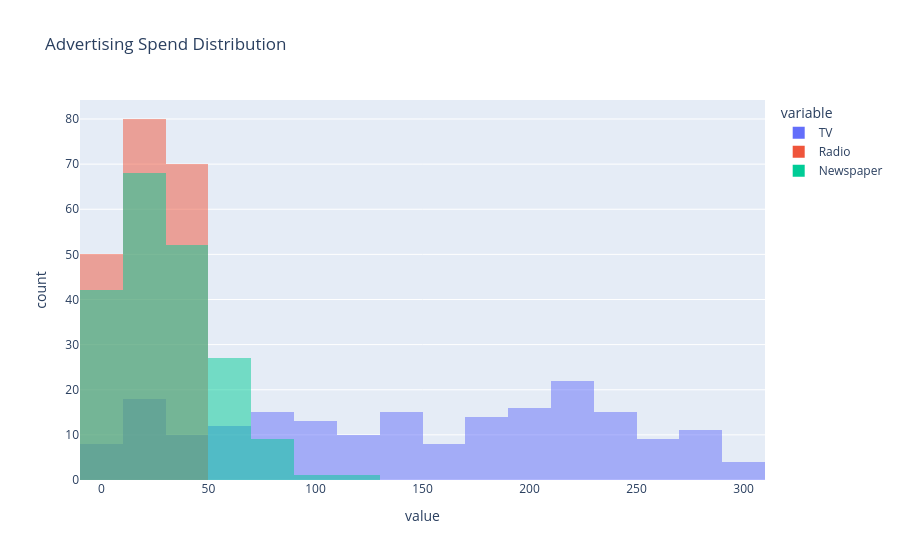

Notebook code cell kept with this figure:
### Code cell
fig = px.histogram(
    df,
    x=["TV", "Radio", "Newspaper"],
    barmode="overlay",
    title="Advertising Spend Distribution"
)

fig.show()

### Figure 1 — Plotly figure (JSON) as saved in the notebook; plotly's stock layout.template omitted (floating-point values rounded to 4 significant figures; data arrays with more than 128 entries replaced by an {"elided": "..."} marker saying what was removed)
{"data": [{"bingroup": "x", "hovertemplate": "variable=TV<br>value=%{x}<br>count=%{y}<extra></extra>", "legendgroup": "TV", "marker": {"color": "#636efa", "opacity": 0.5, "pattern": {"shape": ""}}, "name": "TV", "orientation": "v", "showlegend": true, "type": "histogram", "x": {"elided": "200 float values"}, "xaxis": "x", "yaxis": "y"}, {"bingroup": "x", "hovertemplate": "variable=Radio<br>value=%{x}<br>count=%{y}<extra></extra>", "legendgroup": "Radio", "marker": {"color": "#EF553B", "opacity": 0.5, "pattern": {"shape": ""}}, "name": "Radio", "orientation": "v", "showlegend": true, "type": "histogram", "x": {"elided": "200 float values"}, "xaxis": "x", "yaxis": "y"}, {"bingroup": "x", "hovertemplate": "variable=Newspaper<br>value=%{x}<br>count=%{y}<extra></extra>", "legendgroup": "Newspaper", "marker": {"color": "#00cc96", "opacity": 0.5, "pattern": {"shape": ""}}, "name": "Newspaper", "orientation": "v", "showlegend": true, "type": "histogram", "x": {"elided": "200 float values"}, "xaxis": "x", "yaxis": "y"}], "layout": {"barmode": "overlay", "legend": {"title": {"text": "variable"}, "tracegroupgap": 0}, "title": {"text": "Advertising Spend Distribution"}, "xaxis": {"anchor": "y", "domain": [0, 1], "title": {"text": "value"}}, "yaxis": {"anchor": "x", "domain": [0, 1], "title": {"text": "count"}}}}
